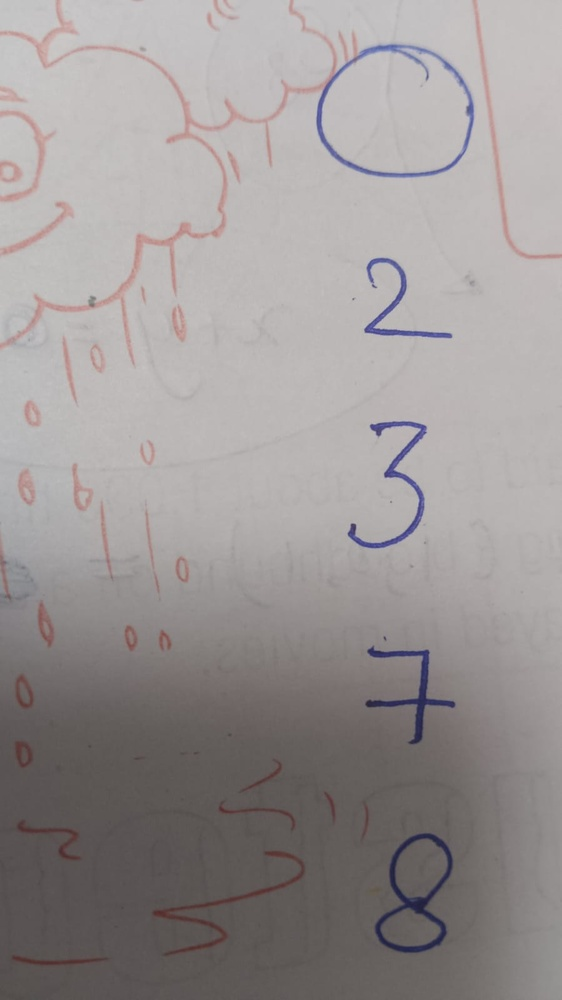
#> input picture ai-services/scratch/scan_1784808576635_file.jpeg, 562 x 1000 px, shrunk from 899 x 1599 before the run
$ python bluepen_filter.py ../scratch/scan_1784808576635_file.jpeg out.png
#> lines starting #> are read from the running program, lines starting #| are printed output that depends on the picture; after the words box and inside, x2 and y2 are one past the last pixel; in counts of white or black regions, pixels touching at a corner belong together
#!/usr/bin/env python3
"""
Blue-pen isolation stage of the ICR pipeline.

Reads a JPEG/PNG from a known input path, isolates blue-ink pixels using
a strict HSV mask, then cleans up the binary mask so the result is
"OCR-friendly" — strokes are connected (no broken digit segments),
slightly thickened (so thin handwriting reads as solidly as printed text),
and free of single-pixel noise.

Pipeline:
  1. Strict HSV mask: H 100-130 (royal-blue through cyan-blue),
     S ≥ 60, V ≥ 50. Rejects red margin lines, gray ruled lines,
     pencil/graphite, and printed text.
  2. Morphological close with a 5x5 rectangular kernel — fills stroke
     gaps up to 4 pixels wide (handwriting often has 2-3 pixel gaps
     between segments that a 3x3 kernel can't bridge).
  3. Dilate with a 3x3 kernel — adds 1 pixel of stroke thickness so
     EasyOCR (which is trained on printed text) sees strokes that are
     at least ~4-5 pixels wide instead of 1-2.
  4. No erode / open step — that would thin strokes again.
  5. Invert: blue ink (white in mask) → black text on white background,
     the format EasyOCR is trained on.
  6. Write as PNG (not JPEG) — no compression artifacts on the binary
     mask, so the edges stay crisp.

Used by the two-stage ICR scanner UI:
  1. Frontend POSTs the original image to /api/icr/filter
  2. This script filters it; response includes the filtered data URL
  3. Frontend displays the filtered preview
  4. Frontend POSTs the filtered data URL to /api/icr/evaluate-cloud
  5. Backend invokes Ollama Gemma 4 to OCR the (already-filtered) image

Stdout format (single JSON line, easy for Node to parse):
  {"success": true, "output_path": "...", "blue_pixel_ratio": 0.012, ...}
"""

import json
import sys
from pathlib import Path


def main():
    if len(sys.argv) < 3:
        print(json.dumps({
            "success": False,
            "error": "Usage: python bluepen_filter.py <input_path> <output_path>",
        }))
        sys.exit(1)

    input_path = Path(sys.argv[1])
    output_path = Path(sys.argv[2])

    if not input_path.exists():
        print(json.dumps({"success": False, "error": f"Input not found: {input_path}"}))
        sys.exit(2)

    # Lazy import cv2/numpy — fail loudly if opencv isn't installed so
    # the rest of the pipeline doesn't silently misbehave.
    try:
        import cv2
        import numpy as np
    except ImportError:
        print(json.dumps({
            "success": False,
            "error": "openCV (cv2) not installed. Run: pip install opencv-python-headless numpy",
        }))
        sys.exit(3)

    bgr = cv2.imread(str(input_path), cv2.IMREAD_COLOR)
#> bgr is the input picture: shape (1000, 562, 3); mean B, G, R 149.5, 149.9, 155.2
    if bgr is None:
        print(json.dumps({"success": False, "error": f"Cannot decode image: {input_path}"}))
        sys.exit(4)

    img_h, img_w = bgr.shape[:2]
#> img_h = 1000; img_w = 562

    # HSV range tuned for blue pen ink (royal blue through cyan-blue).
    # This is the most reliable filter for handwriting scans where the
    # user used a blue pen on white paper.
    #
    # Range: H 95-140, S >= 20, V >= 0 (any value).
    # Safety analysis:
    #   - Paper background: H ~ 21 (warm cream). OUTSIDE H 95-140. Safe.
    #   - Red marks (clouds, drawings): H 0-29. OUTSIDE H 95-140. Safe.
    #   - Printed black text: H 0-30, very dark (V<50). The H is outside
    #     our range. Even if some antialiased edges have S=10-20 and
    #     H drift, they form large connected components that the
    #     size filter below removes.
    #   - Blue ink: H 110-130, S 20-150, V 60-210. INSIDE. Captured.
    #
    # IMPORTANT — this filter is blue-only by design. If the user
    # used a GRAY or BLACK pen, the filter will not find their
    # ink (their ink's H is around 0-30, outside our range). For
    # non-blue ink, the answer is "no ink found" — the user should
    # be told to use a blue pen. We tried a color-agnostic version
    # (S 12-60, V < 200) and it caught the printed text and noise
    # along with the user's gray ink, producing unusable output.
    hsv = cv2.cvtColor(bgr, cv2.COLOR_BGR2HSV)
#> hsv: shape (1000, 562, 3); mean H, S, V 26.7, 13.9, 156
    lower = np.array([95, 20, 0], dtype=np.uint8)
    upper = np.array([140, 255, 255], dtype=np.uint8)
    mask = cv2.inRange(hsv, lower, upper)
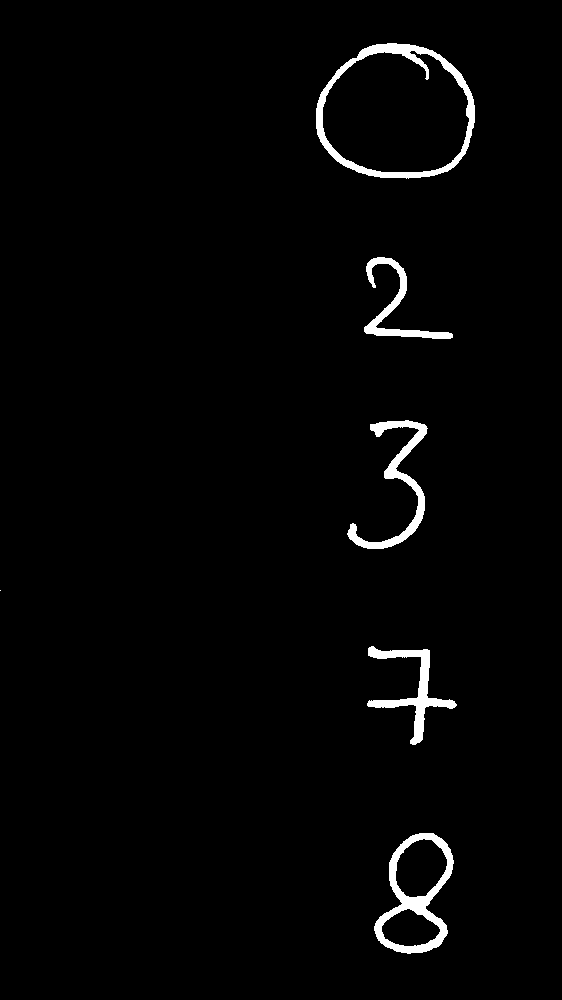
#> mask: shape (1000, 562); 2% white; 6 white regions (1 under 20 px), largest, box (x1, y1, x2, y2) and area: (316, 43, 475, 179) 3175, (374, 833, 454, 954) 2670, (347, 420, 428, 549) 2072, (367, 646, 457, 745) 1919, (364, 257, 453, 339) 1464

    blue_pixel_count = int(np.count_nonzero(mask))
#> blue_pixel_count = 11301
    blue_pixel_ratio = blue_pixel_count / mask.size
#> blue_pixel_ratio = 0.0201

    if blue_pixel_count == 0:
        # Image has no blue ink. Likely already filtered, or a non-blue scan.
        # Don't write a blank white image; signal "no filter needed" by
        # returning None so the caller uses the original.
        print(json.dumps({
            "success": False,
            "error": "no_blue_pixels",
            "blue_pixel_count": 0,
        }))
        sys.exit(0)  # exit 0, not error — caller handles via success=False
    # Step 2: close 5x5 — fills stroke gaps up to 4 pixels wide
    close_kernel = cv2.getStructuringElement(cv2.MORPH_RECT, (5, 5))
    mask = cv2.morphologyEx(mask, cv2.MORPH_CLOSE, close_kernel)
#> mask: shape (1000, 562); 2% white; 6 white regions (1 under 20 px), largest, box (x1, y1, x2, y2) and area: (316, 43, 475, 179) 3217, (374, 833, 454, 954) 2690, (347, 420, 428, 549) 2095, (367, 646, 457, 745) 1939, (364, 257, 453, 339) 1472

    # Step 3: dilate 2x2 — adds ~1px stroke thickness for OCR readability
    dilate_kernel = cv2.getStructuringElement(cv2.MORPH_RECT, (2, 2))
    mask = cv2.dilate(mask, dilate_kernel, iterations=1)
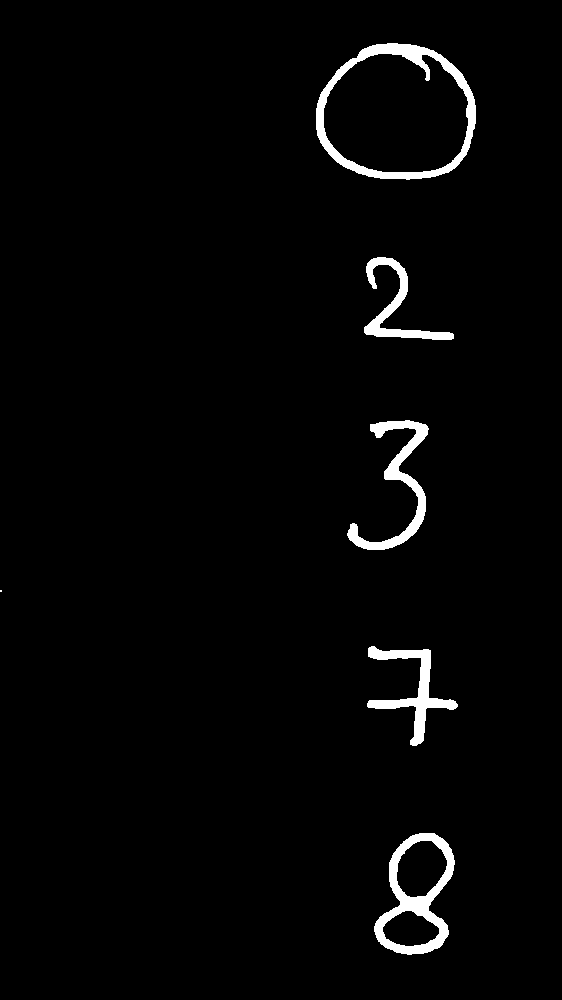
#> mask: shape (1000, 562); 2.4% white; 6 white regions (1 under 20 px), largest, box (x1, y1, x2, y2) and area: (316, 43, 476, 180) 3813, (374, 833, 455, 955) 3122, (347, 420, 429, 550) 2442, (367, 646, 458, 746) 2201, (364, 257, 454, 340) 1734

    # Step 4: drop printed text rows. Printed text on a form (section
    # headers, number grids, question labels) forms HORIZONTAL ROWS
    # of regularly-spaced components. Handwriting is irregularly
    # spaced. We group components into y-bands, and for bands with
    # 5+ components at REGULAR horizontal intervals (gap stddev <
    # 30% of median), we drop the whole band as printed text.
    # 10px y-band + 5+ comps threshold preserves the user's right-
    # column answers (which form vertical, not horizontal, clusters).
    n, labels, stats, _ = cv2.connectedComponentsWithStats(mask, connectivity=8)
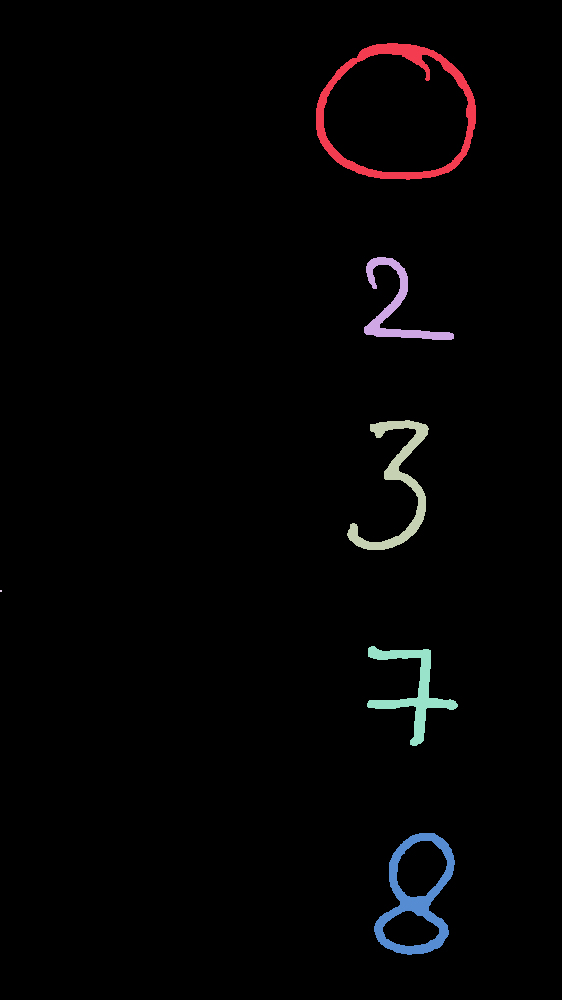
#> labels: shape (1000, 562) int32; 7 distinct labels, from 0 to 6; one colour per label, 0 black
#> n = 7; stats = [[0, 0, 562, 1000, 548684], [316, 43, 160, 137, 3813], [364, 257, 90, 83, 1734], [347, 420, 82, 130, 2442], [0, 590, 2, 2, 4], [367, 646, 91, 100, 2201], [374, 833, 81, 122, 3122]]
    y_bands = {}
    for i in range(1, n):
        y = stats[i, 1]
        band = y // 10
        y_bands.setdefault(band, []).append(i)
#> this loop made 6 passes
#> (y, band) on passes 1 to 6: (43, 4), (257, 25), (420, 42), (590, 59), (646, 64), (833, 83)
#> after the loop, y_bands = {4: [1], 25: [2], 42: [3], 59: [4], 64: [5], 83: [6]}
    drop = set()
    for band, comps in y_bands.items():
        if len(comps) < 5:
            continue
        xs = sorted([stats[i, 0] for i in comps])
        gaps = [xs[j + 1] - xs[j] for j in range(len(xs) - 1)]
        if not gaps:
            continue
        median_gap = float(np.median(gaps))
        gap_std = float(np.std(gaps))
        # Regular spacing = small stddev relative to median gap
        if median_gap > 0 and gap_std / median_gap < 0.3 and median_gap < 80:
            drop.update(comps)
#> this loop made 6 passes
#> (band, comps) on passes 1 to 6: (4, [1]), (25, [2]), (42, [3]), (59, [4]), (64, [5]), (83, [6])
#> after the loop, drop = 0 items
    if drop:
        keep_labels = [i for i in range(1, n) if i not in drop]
        keep = np.isin(labels, keep_labels)
        mask = np.where(keep, 255, 0).astype(np.uint8)

    # Step 5: invert — ink renders as black text on white background
    inverted = cv2.bitwise_not(mask)

    output_path.parent.mkdir(parents=True, exist_ok=True)

    # Step 6: write as PNG to avoid JPEG compression artifacts on the
    # binary mask. The cost is ~3-4x larger files but for an 8MP scan
    # the filtered output is <500KB so it's fine.
    cv2.imwrite(str(output_path), inverted)

    print(json.dumps({
        "success": True,
        "output_path": str(output_path),
        "image_size": [img_w, img_h],
        "blue_pixel_count": blue_pixel_count,
        "blue_pixel_ratio": round(blue_pixel_ratio, 5),
    }))
#| {"success": true, "output_path": "out.png", "image_size": [562, 1000], "blue_pixel_count": 11301, "blue_pixel_ratio": 0.02011}


if __name__ == "__main__":
    main()

$ run again, on ai-services/scratch/scan_1784809004901_file.jpeg
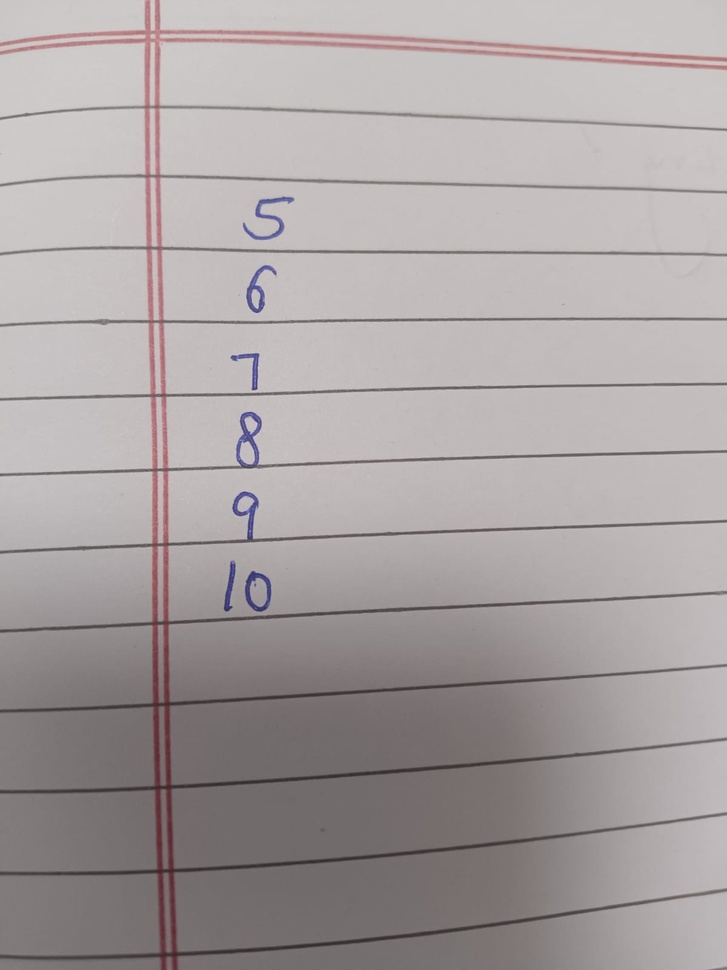
#> input picture ai-services/scratch/scan_1784809004901_file.jpeg, 727 x 970 px, shrunk from 1200 x 1600 before the run
#> in main, bgr is the input picture: shape (970, 727, 3); mean B, G, R 162, 161.7, 168.7
#> hsv: shape (970, 727, 3); mean H, S, V 33.4, 12.3, 168.9
#> in main, `mask = cv2.inRange(hsv, lower, upper)`:
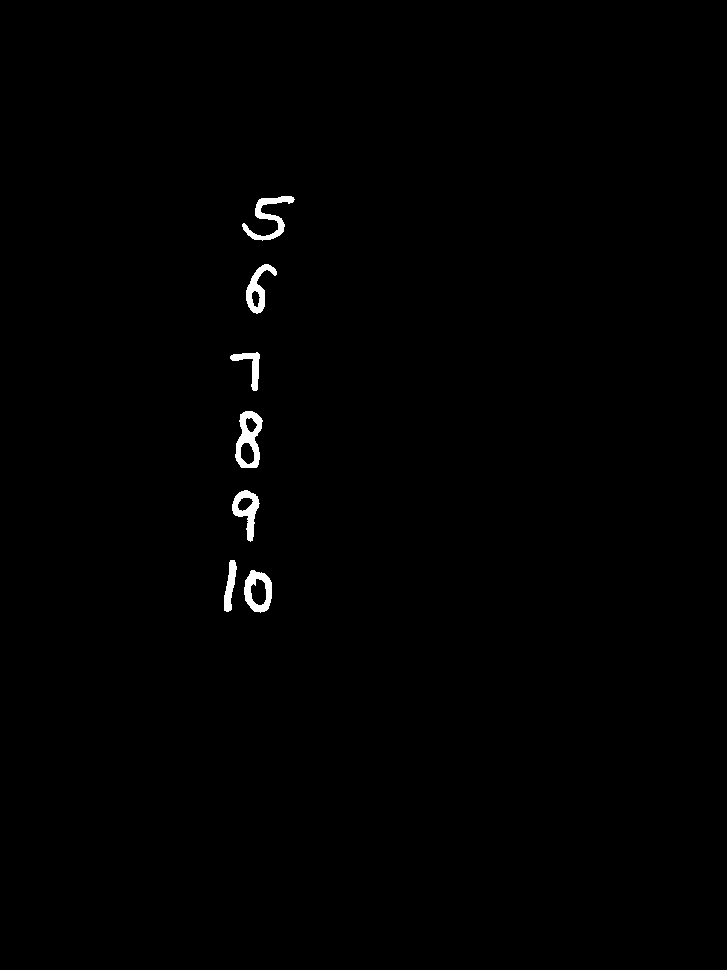
#> mask: shape (970, 727); 0.59% white; 7 white regions, largest, box (x1, y1, x2, y2) and area: (235, 411, 263, 468) 839, (242, 196, 295, 241) 717, (244, 570, 272, 613) 646
#> blue_pixel_count = 4195
#> blue_pixel_ratio = 0.00595
#> in main, `mask = cv2.dilate(mask, dilate_kernel, iterations=1)`:
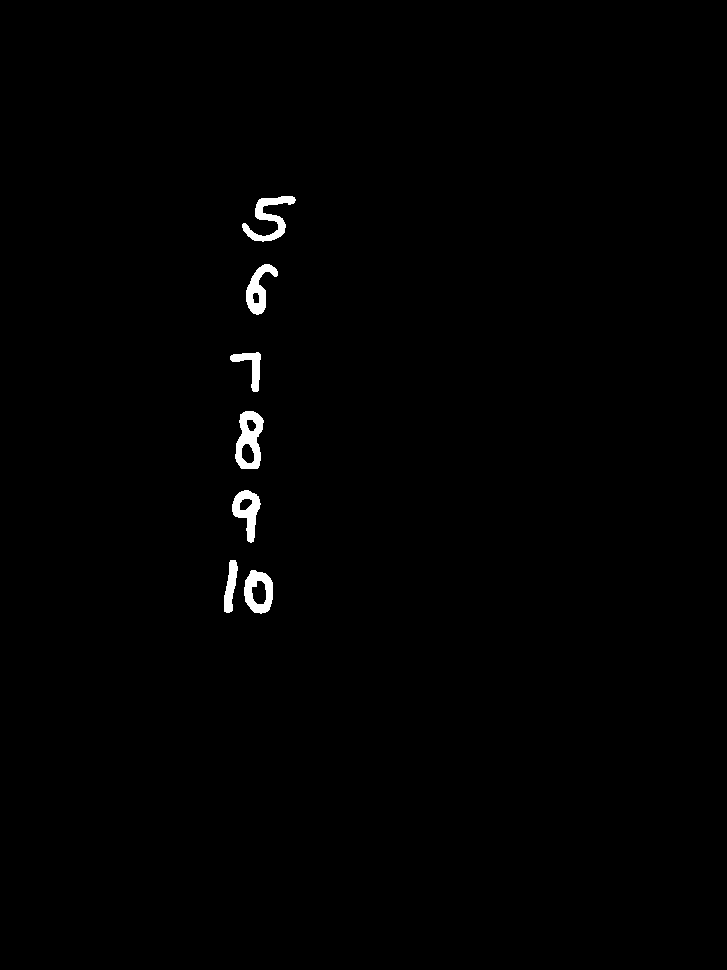
#> mask: shape (970, 727); 0.71% white; 7 white regions, largest, box (x1, y1, x2, y2) and area: (235, 411, 264, 469) 1000, (242, 196, 296, 242) 881, (244, 570, 273, 614) 768
#> labels: shape (970, 727) int32; 8 distinct labels, from 0 to 7
#> n = 8; stats = [[0, 0, 727, 970, 700150], [242, 196, 54, 46, 881], [246, 264, 32, 51, 731], [230, 352, 31, 40, 470], [235, 411, 29, 58, 1000], [232, 490, 29, 53, 745], [224, 560, 14, 53, 445], [244, 570, 29, 44, 768]]
#> the loop in main, `for i in range(1, n):` made 7 passes
#> (y, band) on passes 1 to 7: (196, 19), (264, 26), (352, 35), (411, 41), (490, 49), (560, 56), (570, 57)
#> after the loop in main, `for i in range(1, n):`: y_bands = {19: [1], 26: [2], 35: [3], 41: [4], 49: [5], 56: [6], 57: [7]}
#> the loop in main, `for band, comps in y_bands.items():` made 7 passes
#> (band, comps) on passes 1 to 7: (19, [1]), (26, [2]), (35, [3]), (41, [4]), (49, [5]), (56, [6]), (57, [7])
#> after the loop in main, `for band, comps in y_bands.items():`: drop = 0 items
#| {"success": true, "output_path": "out.png", "image_size": [727, 970], "blue_pixel_count": 4195, "blue_pixel_ratio": 0.00595}
